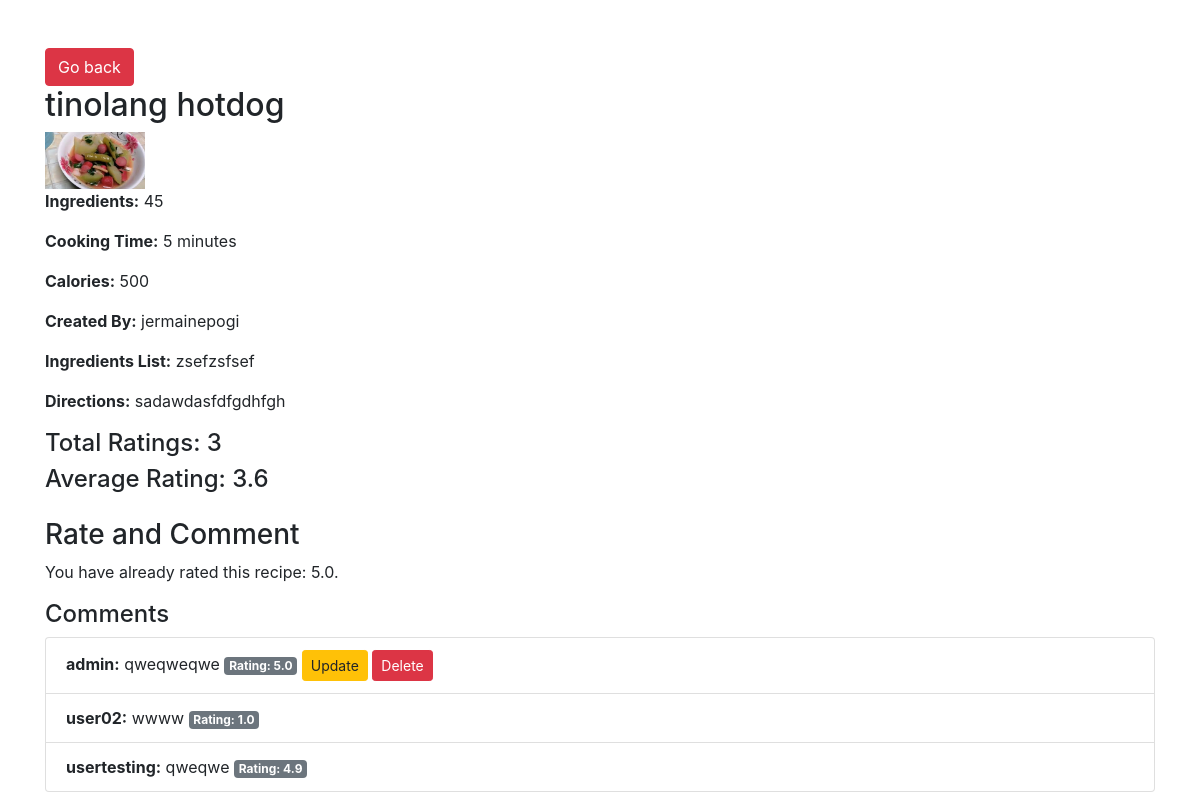
The app's page /home/3/ (signed in) with its own data.
### recipes/models.py (models this page shows, shortened)
class Recipe(models.Model):
    user = models.ForeignKey(User, on_delete=models.CASCADE, blank=True, null=True)
    name = models.CharField(max_length=100)
    image = models.ImageField(blank=True, null=True, upload_to='images/')
    ingredients = models.IntegerField(blank=True, null=True)
    minutes = models.IntegerField(blank=True, null=True)
    calories = models.IntegerField(blank=True, null=True)
    ingredientsList = models.TextField(blank=True, null=True)
    directions = models.TextField(blank=True, null=True)
    created_at = models.DateTimeField(auto_now_add=True)
    views = models.ManyToManyField(User, related_name='viewed_recipes', blank=True)
    view_count = models.IntegerField(default=0)

class Rating(models.Model):
    recipe = models.ForeignKey(Recipe, on_delete=models.CASCADE, related_name='ratings')
    user = models.ForeignKey(User, on_delete=models.CASCADE)
    score = models.DecimalField(max_digits=4, decimal_places=1)
    created_at = models.DateTimeField(auto_now_add=True)
    class Meta:
        unique_together = ('recipe', 'user')

class Comment(models.Model):
    recipe = models.ForeignKey(Recipe, on_delete=models.CASCADE, related_name='comments')
    user = models.ForeignKey(User, on_delete=models.CASCADE)
    content = models.TextField()
    created_at = models.DateTimeField(auto_now_add=True)
    class Meta:
        unique_together = ('recipe', 'user')

### recipes/views.py (the view)
# urls.py: path('<int:pk>/', RecipeDetailView.as_view(), name='recipe-detail'),
class RecipeDetailView(LoginRequiredMixin, DetailView):
    model = Recipe
    template_name = 'recipes/recipe_detail.html'
    def get(self, request, *args, **kwargs):
        recipe = self.get_object()
        if not recipe.views.filter(id=request.user.id).exists():
            recipe.views.add(request.user)
            recipe.view_count += 1
            recipe.save()
        return super().get(request, *args, **kwargs)
    def get_context_data(self, **kwargs):
        context = super().get_context_data(**kwargs)
        context['form'] = RatingCommentForm()
        context['comments'] = self.object.comments.all()
        context['rating'] = self.object.ratings.filter(user=self.request.user).first()
        total_ratings = self.object.ratings.count()
        if total_ratings > 0:
            average_rating = self.object.ratings.aggregate(models.Avg('score'))['score__avg']
        else:
            average_rating = None
        context['total_ratings'] = total_ratings
        context['average_rating'] = average_rating
        context['comments_with_ratings'] = [
            {
                'comment': comment,
                'rating': self.object.ratings.filter(user=comment.user).first()
            }
            for comment in context['comments']
        ]
        return context

### templates/recipes/recipe_detail.html (shortened to what this page needs)
<!DOCTYPE html>
<html lang="en">
<head>
    <link rel="stylesheet" href="https://stackpath.bootstrapcdn.com/bootstrap/4.5.2/css/bootstrap.min.css">
</head>
<body>
    <div class="container mt-5">
        <a href="{% url 'home' %}" class="btn btn-danger">Go back</a>
        <h2>{{ object.name }}</h2>
        <div>
            {% if object.image %}
                <img src="{{ object.image.url }}" alt="{{ object.name }}" style="max-width: 100px;">
            {% else %}
                <p>No image available.</p>
            {% endif %}
            <p><strong>Ingredients:</strong> {{ object.ingredients }}</p>
            <p><strong>Cooking Time:</strong> {{ object.minutes }} minutes</p>
            <p><strong>Calories:</strong> {{ object.calories }}</p>
            {% if object.user %}
                <p><strong>Created By:</strong> {{ object.user.username }}</p>
            {% else %}
                <p><strong>Created By:</strong> Unknown</p>
            {% endif %}
            <p><strong>Ingredients List:</strong> {{ object.ingredientsList }}</p>
            <p><strong>Directions:</strong> {{ object.directions }}</p>
            <h4>Total Ratings: {{ total_ratings }}</h4>
            {% if average_rating %}
                <h4>Average Rating: {{ average_rating|floatformat:1 }}</h4>
            {% else %}
                <h4>Average Rating: Not rated yet.</h4>
            {% endif %}
        </div>
        <h3 class = "mt-4">Rate and Comment</h3>
        {% if object.user != user %}
            {% if rating %}
                <p>You have already rated this recipe: {{ rating.score }}.</p>
            {% else %}
                <form method="POST" action="{% url 'add-rating-comment' object.pk %}">
                    {% csrf_token %}
                    {{ form.as_p }}
                    <button type="submit" class="btn btn-primary">Submit</button>
                </form>
            {% endif %}
        {% else %}
            <p>You cannot rate your own recipe.</p>
        {% endif %}
        <h4>Comments</h4>
        <ul class="list-group">
            {% for item in comments_with_ratings %}
                <li class="list-group-item">
                    <strong>{{ item.comment.user.username }}:</strong> {{ item.comment.content }}
                    {% if item.rating %}
                        <span class="badge badge-secondary">Rating: {{ item.rating.score }}</span>
                    {% else %}
                        <span class="badge badge-light">No rating given</span>
                    {% endif %}
                    {% if item.comment.user == user %}
                        <button class="btn btn-warning btn-sm" onclick="toggleUpdateForm('update-form-{{ item.comment.id }}')">Update</button>
                        <form method="POST" action="{% url 'delete-rating-comment' item.comment.id %}" style="display:inline;">
                            <button type="submit" class="btn btn-danger btn-sm">Delete</button>
                        </form>
                    {% endif %}
                </li>
            {% empty %}
                <li class="list-group-item">No comments yet.</li>
            {% endfor %}
        </ul>
        </div>
</body>
</html>

### records on screen
Recipe: name "tinolang hotdog", image (placeholder picture), ingredients "45", minutes "5", calories "500", user.username "jermainepogi", ingredientsList "zsefzsfsef", directions "sadawdasfdfgdhfgh"
Rating: score "5.0"
Comment: comment.user.username "admin", comment.content "qweqweqwe", rating.score "5.0"
Comment: comment.user.username "user02", comment.content "wwww", rating.score "1.0"
Comment: comment.user.username "usertesting", comment.content "qweqwe", rating.score "4.9"

### other values on screen
{{ total_ratings }} "3"
{{ average_rating|floatformat:1 }} "3.6"
